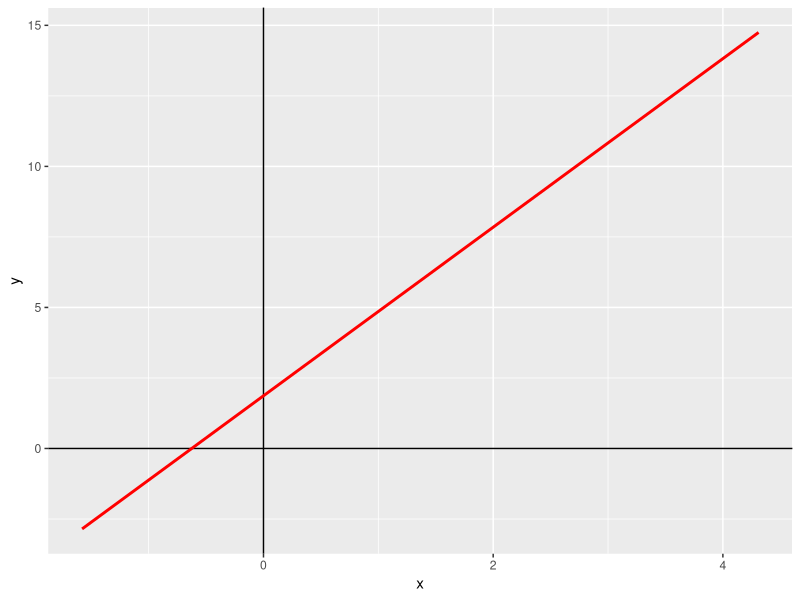
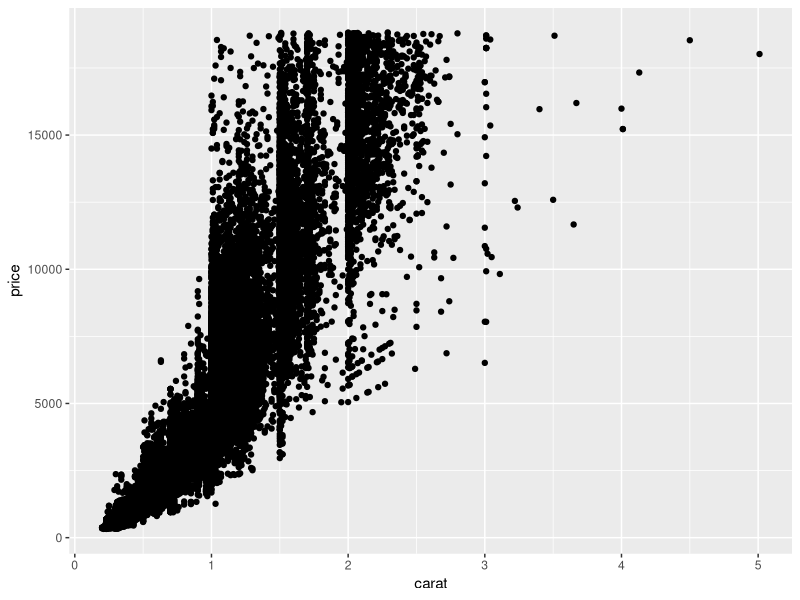

Reproduce these figures in R, in order.
### Analytics
## Aula 2
## Prof. Neylson Crepalde
##########################

library(ggplot2)
library(dplyr)

# Plotando um gráfico para exemplo:
x = rnorm(1000, mean = 1)
y = 3*x + 2*rnorm(1000, mean = 1)

ggplot(NULL, aes(x, y)) + #geom_point() +
  geom_vline(xintercept = 0) + geom_hline(yintercept = 0) +
  stat_smooth(method = 'lm', se = F, col = 'red')


# Studying the DIAMONDS data
data("diamonds")

dim(diamonds)
str(diamonds)
diamonds
?diamonds

# Verificando o peso do diamante
summary(diamonds$carat)
# Verificando o preço do diamente
summary(diamonds$price)

# Vamos investigar se há relação entre o peso e o preço
diamonds %>% 
  ggplot(aes(x = carat, y = price))+
  geom_point()


# Agora, vamos estimar um modelo de regressão linear com a seguinte formula
# price = b0 + b1*carat + e
reg = lm(price ~ carat, data = diamonds)
summary(reg) # Verifica resultados
